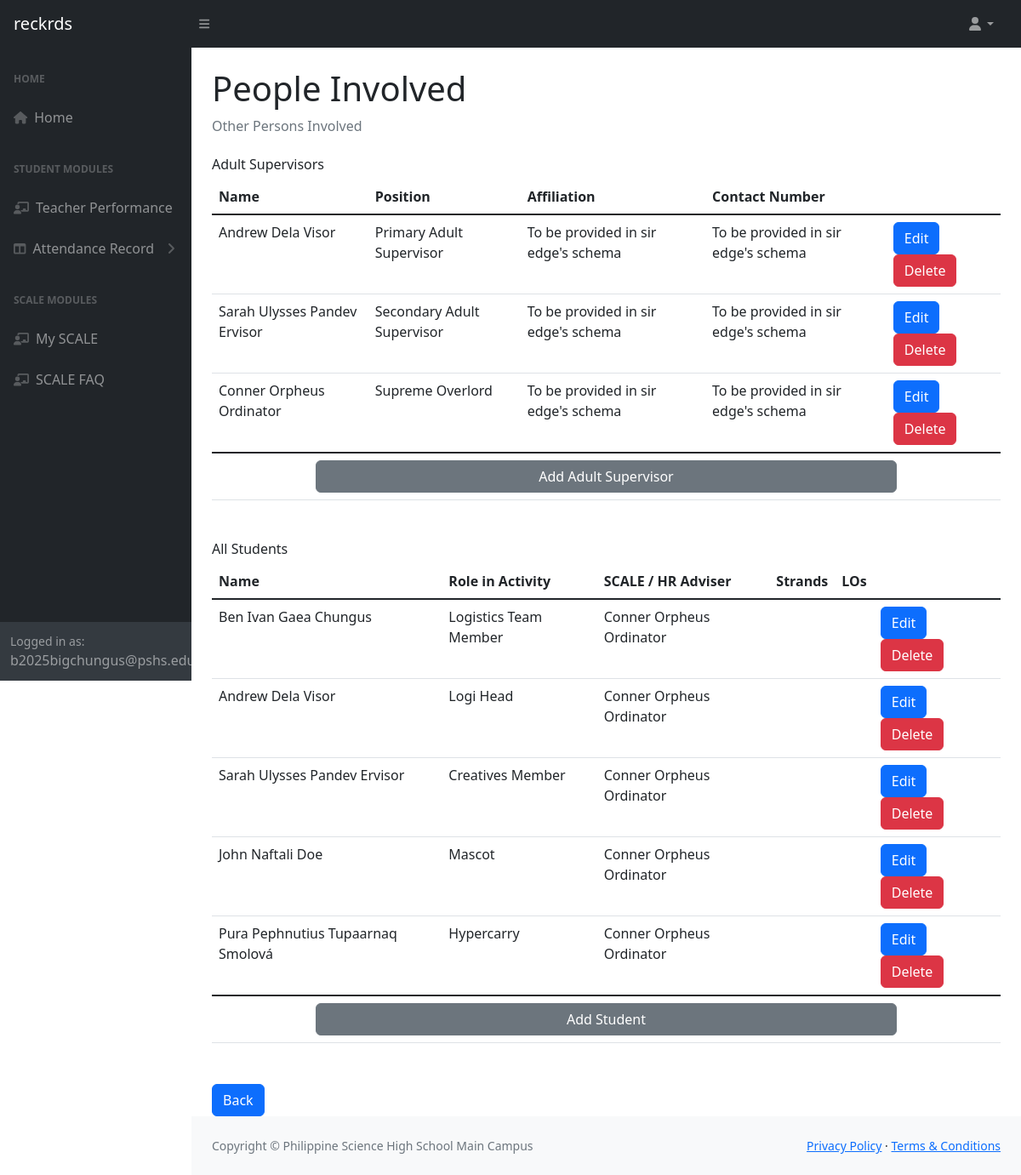
Screenshot of /scale/managePeople.php?activityId=2 with the database file from the repository.
### tables this page shows
CREATE TABLE `adultsupervisors` (
	`supervisorid` int(11) NOT NULL,
	`personid` int(11) NOT NULL,
	`activityid` int(11) NOT NULL,
	`position` varchar(128) NOT NULL,
	`isactive` tinyint(1) DEFAULT 1,
	`insertedby` int(11) DEFAULT NULL,
	`insertedon` datetime NOT NULL DEFAULT current_timestamp()
);

CREATE TABLE `persons` (
	`personid` int(11) NOT NULL,
	`familyname` varchar(32) NOT NULL,
	`givenname` varchar(64) NOT NULL,
	`middlename` varchar(32) DEFAULT NULL,
	`fullname` varchar(255) DEFAULT NULL,
	`livedname` varchar(64) DEFAULT NULL,
	`fulllivedname` varchar(255) DEFAULT NULL,
	`bdate` date DEFAULT NULL,
	`midinit` varchar(12) DEFAULT NULL,
	`extensionid` varchar(4) DEFAULT NULL,
	`userid` int(11) DEFAULT NULL,
	`insertedby` int(11) DEFAULT NULL,
	`insertedon` datetime NOT NULL DEFAULT current_timestamp()
);

CREATE TABLE `activitystudents` (
	`activitystudentid` int(11) NOT NULL,
	`studentid` int(11) NOT NULL,
	`activityid` int(11) NOT NULL,
	`position` varchar(64) NOT NULL,
	`status` varchar(16) NOT NULL,
	`isactive` tinyint(1) DEFAULT 1,
	`insertedby` int(11) DEFAULT NULL,
	`insertedon` datetime NOT NULL DEFAULT current_timestamp()
);

### pdo.php (called while the page is built, shortened)
<?php
$pdo = new PDO("mysql:host=localhost;port=3306;dbname=scalesite", "admin", "scaleable");
$pdo->setAttribute(PDO::ATTR_ERRMODE, PDO::ERRMODE_EXCEPTION);
function getSQLData($query) {
	global $pdo;
	$query = $pdo->query("$query");
	$sqldatatemp = [];
	while ($inforow = $query->fetch(PDO::FETCH_OBJ)) {
		array_push($sqldatatemp, get_object_vars($inforow));
	}
	return $sqldatatemp;
}
?>

### scale/managePeople.php (the view, shortened to what this page needs)
<?php
	require_once "..\pdo.php";
	if(isset($_GET["activityId"])) {
		$sql = "SELECT `supervisorid`, `adultsupervisors`.`personid`, `activityid`, `position`, `isactive`, `persons`.`fullname` AS 'fullname' FROM `adultsupervisors`
				JOIN `persons` ON `adultsupervisors`.`personid` = `persons`.`personid`
				WHERE `activityid` = ".$_GET['activityId']."
					AND `adultsupervisors`.`isactive`;";
		$supervisors = getSQLData($sql);
		$sql = "SELECT
					`activitystudentid`, `activitystudents`.`studentid`, `studentInfo`.`personid`, `studentInfo`.`fullname` AS 'fullname',
					`scaleadvisorid`, `advisorInfo`.`fullname` AS 'advisorname', `activityid`, `position`, `activitystudents`.`isactive` AS 'isactive'
				FROM `activitystudents`
				JOIN `students` ON `students`.`studentid` = `activitystudents`.`studentid`
				JOIN `persons` AS `studentInfo` ON `studentInfo`.`personid` = `students`.`personid`
				LEFT JOIN `scaleadvisors` ON `scaleadvisors`.`studentid` = `students`.`studentid`
				LEFT JOIN `employees` ON `employees`.`employeeid` = `scaleadvisors`.`employeeid`
				LEFT JOIN `users` ON `users`.`userid` = `employees`.`employeeid`
				LEFT JOIN `persons` AS `advisorInfo` ON `advisorInfo`.`userid` = `users`.`userid`
				WHERE `activityid` = ".$_GET['activityId']."
					AND `activitystudents`.`isactive`;";
		$students = getSQLData($sql);
	}
?>
<!DOCTYPE html>
<html lang="en">
	<head>
		<link href="https://cdn.jsdelivr.net/npm/simple-datatables@7.1.2/dist/style.min.css" rel="stylesheet" />
		<link href="/scaleSite/css/styles.css" rel="stylesheet" />
		<link href="/scaleSite/css/scaleStyle.css" rel="stylesheet"/>
	</head>
	<body class="sb-nav-fixed">
		<nav class="sb-topnav navbar navbar-expand navbar-dark bg-dark">
			<a class="navbar-brand ps-3" href="/">reckrds</a>
			<button class="btn btn-link btn-sm order-1 order-lg-0 me-4 me-lg-0" id="sidebarToggle" href="#!"><i class="fas fa-bars"></i></button>
			<ul class="navbar-nav ms-auto ms-md-0 me-3 me-lg-4">
				<li class="nav-item dropdown">
					<a class="nav-link dropdown-toggle" id="navbarDropdown" href="#" role="button" data-bs-toggle="dropdown" aria-expanded="false"><i class="fas fa-user fa-fw"></i></a>
				</li>
			</ul>
		</nav>
		<div id="layoutSidenav">
			<div id="layoutSidenav_nav">
				<nav class="sb-sidenav accordion sb-sidenav-dark" id="sidenavAccordion">
					<div class="sb-sidenav-menu">
						<div class="nav">
							<div class="sb-sidenav-menu-heading">Home</div>
							<a class="nav-link" href="/scaleSite/home.php">
								<div class="sb-nav-link-icon"><i class="fas fa-home"></i></div>
								Home
							</a>
							<div class="sb-sidenav-menu-heading">Student Modules</div>
							<a class="nav-link" href="/scaleSite/evaluate.php">
								<div class="sb-nav-link-icon"><i class="fas fa-chalkboard-user"></i></div>
								Teacher Performance
							</a>
							<a class="nav-link collapsed" href="#" data-bs-toggle="collapse" data-bs-target="#collapseLayouts" aria-expanded="false" aria-controls="collapseLayouts">
								<div class="sb-nav-link-icon"><i class="fas fa-columns"></i></div>
								Attendance Record
								<div class="sb-sidenav-collapse-arrow"><i class="fas fa-angle-down"></i></div>
							</a>
							<div class="sb-sidenav-menu-heading">SCALE Modules</div>
							<a class="nav-link" href="/scaleSite/scale/mySCALE.php">
								<div class="sb-nav-link-icon"><i class="fas fa-chalkboard-user"></i></div>
								My SCALE
							</a>
							<a class="nav-link" href="/scaleSite/scale/scaleFAQ.php">
								<div class="sb-nav-link-icon"><i class="fas fa-chalkboard-user"></i></div>
								SCALE FAQ
							</a>
						</div>
					</div>
					<div class="sb-sidenav-footer">
						<div class="small">Logged in as:</div>
						b2025bigchungus@pshs.edu.ph
					</div>
				</nav>
			</div>
			<div id="layoutSidenav_content">
				<main>
					<div class="container-fluid px-4">
						<?php
							if(!isset($_GET["activityId"])) {
								echo "<h1 class='mt-'>ActivityId Missing</h1>";
								echo "<p>Please select an activity</p>";
							}
							else {
						?>
						<h1 class="mt-4">People Involved</h1>
						<ol class="breadcrumb mb-4">
							<li class="breadcrumb-item active">Other Persons Involved</li>
						</ol>
						<div class="mb-5">
							<h6>Adult Supervisors</h6>
							<table class="table">
								<thead>
									<tr>
										<th>Name</th>
										<th>Position</th>
										<th>Affiliation</th>
										<th>Contact Number</th>
										<th></th>
									</tr>
								</thead>
								<tbody class="table-group-divider">
									<?php foreach ($supervisors as $supervisor) { ?>
									<tr>
										<td>
											<?= $supervisor["fullname"] ?>
										</td>
										<td>
											<?= $supervisor["position"] ?>
										</td>
										<td>To be provided in sir edge's schema</td>
										<td>To be provided in sir edge's schema</td>
										<td>
											<button type="button" class="btn btn-primary me-2" data-bs-toggle="modal" data-bs-target="#editSupervisorModal" data-bs-sid="<?=$supervisor["supervisorid"]?>">
												Edit
											</button>
											<button type="button" class="btn btn-danger" data-bs-toggle="modal" data-bs-target="#deleteSupervisorModal" data-bs-sid="<?=$supervisor["supervisorid"]?>">
												Delete
											</button>
										</td>
									</tr>
									<?php
									}
									?>
								</tbody>
								<tfoot class="table-group-divider">
									<tr>
										<td colspan="5" class="text-center">
											<button type="button" class="btn btn-secondary w-75" data-bs-toggle="modal" data-bs-target="#addSupervisorModal">Add Adult Supervisor</button>
										</td>
									</tr>
								</tfoot>
							</table>
						</div>
						<div class="mb-5">
							<h6>All Students</h6>
							<table class="table">
								<thead>
									<tr>
										<th>Name</th>
										<th>Role in Activity</th>
										<th>SCALE / HR Adviser</th>
										<th>Strands</th>
										<th>LOs</th>
										<th></th>
									</tr>
								</thead>
								<tbody class="table-group-divider">
									<?php foreach($students as $student) { ?>
										<tr>
											<td scope="row" id="student<?= $student["activitystudentid"] ?>Name"><?= $student["fullname"] ?></td>
											<td id="student<?= $student["activitystudentid"] ?>Position"><?= $student["position"] ?></td>
											<td id="student<?= $student["activitystudentid"] ?>Advisor"><?= $student["advisorname"] ?></td>
											<td id="student<?= $student["activitystudentid"] ?>Strands">
											</td>
											<td id="student<?= $student["activitystudentid"] ?>LOs">
											</td>
											<td>
												<button type="button" class="btn btn-primary me-2" data-bs-toggle="modal" data-bs-target="#editStudentModal" data-bs-asid="<?= $student["activitystudentid"] ?>">
													Edit
												</button>
												<button type="button" class="btn btn-danger" data-bs-toggle="modal" data-bs-target="#deleteStudentModal" data-bs-asid="<?= $student["activitystudentid"] ?>">
													Delete
												</button>
											</td>
										</tr>
									<?php } ?>
								</tbody>
								<tfoot class="table-group-divider">
									<tr>
										<td colspan="6" class="text-center">
											<button class="btn btn-secondary w-75" type="button" data-bs-toggle="modal" data-bs-target="#addStudentModal">Add Student</button>
										</td>
									</tr>
								</tfoot>
							</table>
						</div>
						<?php }  ?>
						<div>
							<a class="btn btn-primary" href="mySCALE.php">Back</a>
						</div>
					</div>
				</main>
				<footer class="py-4 bg-light mt-auto">
					<div class="container-fluid px-4">
						<div class="d-flex align-items-center justify-content-between small">
							<div class="text-muted">Copyright &copy; Philippine Science High School Main Campus</div>
							<div>
								<a href="#">Privacy Policy</a>
								&middot;
								<a href="#">Terms &amp; Conditions</a>
							</div>
						</div>
					</div>
				</footer>
			</div>
		</div>
	</body>
</html>

### rows the page displays
adultsupervisors: personid.fullname "Andrew Dela Visor", position "Primary Adult Supervisor"
adultsupervisors: personid.fullname "Sarah Ulysses Pandev Ervisor", position "Secondary Adult Supervisor"
adultsupervisors: personid.fullname "Conner Orpheus Ordinator", position "Supreme Overlord"
activitystudents: persons.fullname "Ben Ivan Gaea Chungus", position "Logistics Team Member", persons.fullname "Conner Orpheus Ordinator"
activitystudents: persons.fullname "Andrew Dela Visor", position "Logi Head", persons.fullname "Conner Orpheus Ordinator"
activitystudents: persons.fullname "Sarah Ulysses Pandev Ervisor", position "Creatives Member", persons.fullname "Conner Orpheus Ordinator"
activitystudents: persons.fullname "John Naftali Doe", position "Mascot", persons.fullname "Conner Orpheus Ordinator"
activitystudents: persons.fullname "Pura Pephnutius Tupaarnaq Smolová", position "Hypercarry", persons.fullname "Conner Orpheus Ordinator"
